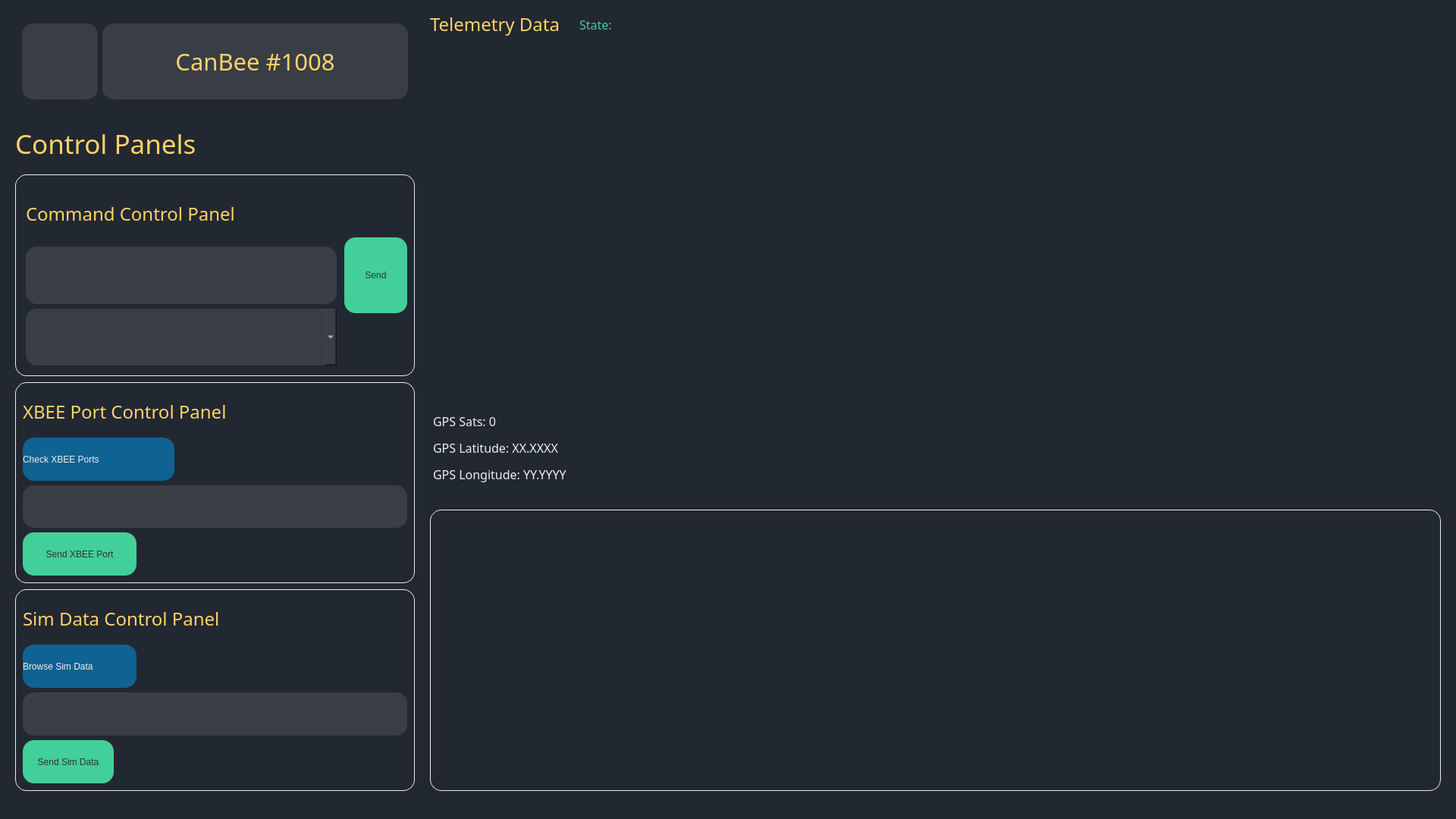
<?xml version="1.0" encoding="UTF-8"?>
<ui version="4.0">
 <class>MainWindow</class>
 <widget class="QMainWindow" name="MainWindow">
  <property name="geometry">
   <rect>
    <x>0</x>
    <y>0</y>
    <width>1920</width>
    <height>1080</height>
   </rect>
  </property>
  <property name="windowTitle">
   <string>MainWindow</string>
  </property>
  <property name="styleSheet">
   <string notr="true">background-color: rgb(34, 40, 49);</string>
  </property>
  <widget class="QWidget" name="centralwidget">
   <property name="styleSheet">
    <string notr="true">QPushButton {
	background-color: rgb(57, 62, 70);
	color: rgb(238, 238, 238);
	border-radius: 15px;
	font: 75 12pt &quot;Chakra Petch Medium&quot;;
}

PlotWidget {
	background-color: rgb(57, 62, 70);
	color: rgb(238, 238, 238);
	border-radius: 15px;
	font: 75 12pt &quot;Chakra Petch Medium&quot;;
}

QLabel, QCheckBox {
	background-color: rgb(57, 62, 70);
	color: rgb(238, 238, 238);
	border-radius: 15px;
	font: 75 &quot;Chakra Petch Medium&quot;;
}

QFrame#command_control_panel, QFrame#XBEE_port_control_panel, QFrame#sim_data_control_panel  {
	border: 1px solid rgb(238, 238, 238);
}


*{
	color: rgb(238, 238, 238);
	border-radius: 15px;
	font: 75 &quot;Chakra Petch Medium&quot;;
}</string>
   </property>
   <layout class="QHBoxLayout" name="horizontalLayout_2" stretch="2,5">
    <property name="spacing">
     <number>10</number>
    </property>
    <property name="leftMargin">
     <number>15</number>
    </property>
    <property name="topMargin">
     <number>15</number>
    </property>
    <property name="rightMargin">
     <number>15</number>
    </property>
    <property name="bottomMargin">
     <number>15</number>
    </property>
    <item>
     <layout class="QVBoxLayout" name="left_side_layout" stretch="2,1,4,4,4">
      <property name="spacing">
       <number>8</number>
      </property>
      <property name="leftMargin">
       <number>5</number>
      </property>
      <property name="topMargin">
       <number>0</number>
      </property>
      <property name="rightMargin">
       <number>5</number>
      </property>
      <property name="bottomMargin">
       <number>0</number>
      </property>
      <item>
       <widget class="QFrame" name="TeamHeader">
        <property name="frameShape">
         <enum>QFrame::StyledPanel</enum>
        </property>
        <property name="frameShadow">
         <enum>QFrame::Raised</enum>
        </property>
        <layout class="QHBoxLayout" name="horizontalLayout">
         <item>
          <widget class="QLabel" name="team_logo">
           <property name="maximumSize">
            <size>
             <width>100</width>
             <height>100</height>
            </size>
           </property>
           <property name="font">
            <font>
             <pointsize>15</pointsize>
             <weight>9</weight>
             <italic>false</italic>
             <bold>false</bold>
            </font>
           </property>
           <property name="styleSheet">
            <string notr="true"/>
           </property>
           <property name="text">
            <string/>
           </property>
           <property name="alignment">
            <set>Qt::AlignCenter</set>
           </property>
          </widget>
         </item>
         <item>
          <widget class="QLabel" name="label_8">
           <property name="maximumSize">
            <size>
             <width>16777215</width>
             <height>100</height>
            </size>
           </property>
           <property name="font">
            <font>
             <family>Chakra Petch Medium</family>
             <pointsize>23</pointsize>
             <weight>9</weight>
             <italic>false</italic>
             <bold>false</bold>
            </font>
           </property>
           <property name="styleSheet">
            <string notr="true">color: rgb(255, 211, 105)</string>
           </property>
           <property name="text">
            <string>CanBee #1008</string>
           </property>
           <property name="alignment">
            <set>Qt::AlignCenter</set>
           </property>
          </widget>
         </item>
        </layout>
       </widget>
      </item>
      <item>
       <widget class="QLabel" name="label_7">
        <property name="font">
         <font>
          <family>Chakra Petch Medium</family>
          <pointsize>26</pointsize>
          <weight>9</weight>
          <italic>false</italic>
          <bold>false</bold>
         </font>
        </property>
        <property name="styleSheet">
         <string notr="true">background: none; color: rgb(255, 211, 105)</string>
        </property>
        <property name="text">
         <string>Control Panels</string>
        </property>
       </widget>
      </item>
      <item>
       <widget class="QFrame" name="command_control_panel">
        <property name="styleSheet">
         <string notr="true"/>
        </property>
        <property name="frameShape">
         <enum>QFrame::StyledPanel</enum>
        </property>
        <property name="frameShadow">
         <enum>QFrame::Raised</enum>
        </property>
        <layout class="QHBoxLayout" name="horizontalLayout_3" stretch="5,1">
         <item>
          <layout class="QVBoxLayout" name="verticalLayout" stretch="0,0,0">
           <property name="leftMargin">
            <number>4</number>
           </property>
           <property name="topMargin">
            <number>4</number>
           </property>
           <property name="rightMargin">
            <number>4</number>
           </property>
           <property name="bottomMargin">
            <number>4</number>
           </property>
           <item>
            <widget class="QLabel" name="label_2">
             <property name="font">
              <font>
               <family>Chakra Petch Medium</family>
               <pointsize>18</pointsize>
               <weight>9</weight>
               <italic>false</italic>
               <bold>false</bold>
              </font>
             </property>
             <property name="styleSheet">
              <string notr="true">background: none;
color: rgb(255, 211, 105);</string>
             </property>
             <property name="text">
              <string>Command Control Panel</string>
             </property>
            </widget>
           </item>
           <item>
            <widget class="QLineEdit" name="command_line">
             <property name="sizePolicy">
              <sizepolicy hsizetype="Minimum" vsizetype="Minimum">
               <horstretch>0</horstretch>
               <verstretch>0</verstretch>
              </sizepolicy>
             </property>
             <property name="font">
              <font>
               <family>Chakra Petch Medium</family>
               <pointsize>12</pointsize>
               <weight>9</weight>
               <italic>false</italic>
               <bold>false</bold>
              </font>
             </property>
             <property name="styleSheet">
              <string notr="true">	background-color: rgb(57, 62, 70);</string>
             </property>
            </widget>
           </item>
           <item>
            <widget class="QComboBox" name="comboBox">
             <property name="sizePolicy">
              <sizepolicy hsizetype="Minimum" vsizetype="Minimum">
               <horstretch>0</horstretch>
               <verstretch>0</verstretch>
              </sizepolicy>
             </property>
             <property name="font">
              <font>
               <family>Chakra Petch Medium</family>
               <pointsize>12</pointsize>
               <weight>9</weight>
               <italic>false</italic>
               <bold>false</bold>
              </font>
             </property>
             <property name="styleSheet">
              <string notr="true">	background-color: rgb(57, 62, 70);</string>
             </property>
            </widget>
           </item>
          </layout>
         </item>
         <item>
          <widget class="QPushButton" name="pushButton">
           <property name="sizePolicy">
            <sizepolicy hsizetype="Minimum" vsizetype="Minimum">
             <horstretch>0</horstretch>
             <verstretch>0</verstretch>
            </sizepolicy>
           </property>
           <property name="maximumSize">
            <size>
             <width>16777215</width>
             <height>100</height>
            </size>
           </property>
           <property name="baseSize">
            <size>
             <width>0</width>
             <height>50</height>
            </size>
           </property>
           <property name="styleSheet">
            <string notr="true">text-align: center;
background-color: rgb(67, 207, 153);
color: rgb(44, 51, 51)
</string>
           </property>
           <property name="text">
            <string>Send</string>
           </property>
          </widget>
         </item>
        </layout>
       </widget>
      </item>
      <item>
       <widget class="QFrame" name="XBEE_port_control_panel">
        <property name="frameShape">
         <enum>QFrame::StyledPanel</enum>
        </property>
        <property name="frameShadow">
         <enum>QFrame::Raised</enum>
        </property>
        <layout class="QVBoxLayout" name="verticalLayout_2">
         <item>
          <widget class="QLabel" name="label_3">
           <property name="font">
            <font>
             <family>Chakra Petch Medium</family>
             <pointsize>18</pointsize>
             <weight>9</weight>
             <italic>false</italic>
             <bold>false</bold>
            </font>
           </property>
           <property name="styleSheet">
            <string notr="true">background: none;
color: rgb(255, 211, 105);</string>
           </property>
           <property name="text">
            <string>XBEE Port Control Panel</string>
           </property>
          </widget>
         </item>
         <item>
          <widget class="QPushButton" name="pushButton_2">
           <property name="sizePolicy">
            <sizepolicy hsizetype="Fixed" vsizetype="Minimum">
             <horstretch>0</horstretch>
             <verstretch>0</verstretch>
            </sizepolicy>
           </property>
           <property name="maximumSize">
            <size>
             <width>200</width>
             <height>16777215</height>
            </size>
           </property>
           <property name="styleSheet">
            <string notr="true">text-align: left;
background-color: rgb(15, 98, 146);</string>
           </property>
           <property name="text">
            <string>Check XBEE Ports</string>
           </property>
          </widget>
         </item>
         <item>
          <widget class="QLabel" name="label_5">
           <property name="font">
            <font>
             <family>Chakra Petch Medium</family>
             <pointsize>12</pointsize>
             <weight>9</weight>
             <italic>false</italic>
             <bold>false</bold>
            </font>
           </property>
           <property name="text">
            <string>&lt;port returns here&gt;</string>
           </property>
          </widget>
         </item>
         <item>
          <widget class="QPushButton" name="pushButton_3">
           <property name="sizePolicy">
            <sizepolicy hsizetype="Fixed" vsizetype="Minimum">
             <horstretch>0</horstretch>
             <verstretch>0</verstretch>
            </sizepolicy>
           </property>
           <property name="maximumSize">
            <size>
             <width>150</width>
             <height>16777215</height>
            </size>
           </property>
           <property name="styleSheet">
            <string notr="true">text-align: center;
background-color: rgb(67, 207, 153);
color: rgb(44, 51, 51)
</string>
           </property>
           <property name="text">
            <string>Send XBEE Port</string>
           </property>
          </widget>
         </item>
        </layout>
       </widget>
      </item>
      <item>
       <widget class="QFrame" name="sim_data_control_panel">
        <property name="frameShape">
         <enum>QFrame::StyledPanel</enum>
        </property>
        <property name="frameShadow">
         <enum>QFrame::Raised</enum>
        </property>
        <layout class="QVBoxLayout" name="verticalLayout_6">
         <item>
          <widget class="QLabel" name="label_4">
           <property name="font">
            <font>
             <family>Chakra Petch Medium</family>
             <pointsize>18</pointsize>
             <weight>9</weight>
             <italic>false</italic>
             <bold>false</bold>
            </font>
           </property>
           <property name="styleSheet">
            <string notr="true">background: none;
color: rgb(255, 211, 105)</string>
           </property>
           <property name="text">
            <string>Sim Data Control Panel</string>
           </property>
          </widget>
         </item>
         <item>
          <widget class="QPushButton" name="pushButton_4">
           <property name="sizePolicy">
            <sizepolicy hsizetype="Fixed" vsizetype="Minimum">
             <horstretch>0</horstretch>
             <verstretch>0</verstretch>
            </sizepolicy>
           </property>
           <property name="maximumSize">
            <size>
             <width>150</width>
             <height>16777215</height>
            </size>
           </property>
           <property name="styleSheet">
            <string notr="true">text-align: left;
background-color: rgb(15, 98, 146);</string>
           </property>
           <property name="text">
            <string>Browse Sim Data</string>
           </property>
          </widget>
         </item>
         <item>
          <widget class="QLabel" name="label_6">
           <property name="font">
            <font>
             <family>Chakra Petch Medium</family>
             <pointsize>12</pointsize>
             <weight>9</weight>
             <italic>false</italic>
             <bold>false</bold>
            </font>
           </property>
           <property name="text">
            <string>&lt;sim data returns here&gt;</string>
           </property>
          </widget>
         </item>
         <item>
          <widget class="QPushButton" name="pushButton_5">
           <property name="sizePolicy">
            <sizepolicy hsizetype="Fixed" vsizetype="Minimum">
             <horstretch>0</horstretch>
             <verstretch>0</verstretch>
            </sizepolicy>
           </property>
           <property name="maximumSize">
            <size>
             <width>120</width>
             <height>16777215</height>
            </size>
           </property>
           <property name="styleSheet">
            <string notr="true">text-align: center;
background-color: rgb(67, 207, 153);
color: rgb(44, 51, 51)
</string>
           </property>
           <property name="text">
            <string>Send Sim Data</string>
           </property>
          </widget>
         </item>
        </layout>
       </widget>
      </item>
     </layout>
    </item>
    <item>
     <layout class="QVBoxLayout" name="right_side_layout" stretch="0,5,3">
      <property name="spacing">
       <number>2</number>
      </property>
      <property name="leftMargin">
       <number>5</number>
      </property>
      <property name="topMargin">
       <number>0</number>
      </property>
      <property name="rightMargin">
       <number>5</number>
      </property>
      <property name="bottomMargin">
       <number>0</number>
      </property>
      <item>
       <layout class="QHBoxLayout" name="telemetry_state">
        <property name="spacing">
         <number>26</number>
        </property>
        <property name="leftMargin">
         <number>0</number>
        </property>
        <property name="topMargin">
         <number>0</number>
        </property>
        <property name="rightMargin">
         <number>0</number>
        </property>
        <property name="bottomMargin">
         <number>0</number>
        </property>
        <item>
         <widget class="QLabel" name="label">
          <property name="sizePolicy">
           <sizepolicy hsizetype="Fixed" vsizetype="Preferred">
            <horstretch>0</horstretch>
            <verstretch>0</verstretch>
           </sizepolicy>
          </property>
          <property name="font">
           <font>
            <family>Chakra Petch Medium</family>
            <pointsize>18</pointsize>
            <weight>9</weight>
            <italic>false</italic>
            <bold>false</bold>
           </font>
          </property>
          <property name="styleSheet">
           <string notr="true">background: none; color: rgb(255, 211, 105)</string>
          </property>
          <property name="text">
           <string>Telemetry Data</string>
          </property>
         </widget>
        </item>
        <item>
         <widget class="QLabel" name="label_9">
          <property name="font">
           <font>
            <family>Chakra Petch Medium</family>
            <pointsize>12</pointsize>
            <weight>9</weight>
            <italic>false</italic>
            <bold>false</bold>
           </font>
          </property>
          <property name="styleSheet">
           <string notr="true">background: none; color:rgb(67, 207, 153);</string>
          </property>
          <property name="text">
           <string>State:</string>
          </property>
         </widget>
        </item>
       </layout>
      </item>
      <item>
       <layout class="QHBoxLayout" name="graph_layout">
        <property name="spacing">
         <number>5</number>
        </property>
        <item>
         <layout class="QVBoxLayout" name="verticalLayout_4" stretch="3,3,2">
          <property name="leftMargin">
           <number>4</number>
          </property>
          <property name="topMargin">
           <number>4</number>
          </property>
          <property name="rightMargin">
           <number>4</number>
          </property>
          <property name="bottomMargin">
           <number>4</number>
          </property>
          <item>
           <widget class="PlotWidget" name="widget_PRESSURE" native="true"/>
          </item>
          <item>
           <widget class="PlotWidget" name="widget_TEMPERATURE" native="true"/>
          </item>
          <item>
           <widget class="QLabel" name="label_GPS_SATS">
            <property name="font">
             <font>
              <family>Chakra Petch Medium</family>
              <pointsize>12</pointsize>
              <weight>9</weight>
              <italic>false</italic>
              <bold>false</bold>
             </font>
            </property>
            <property name="styleSheet">
             <string notr="true">background-color: rgb(34, 40, 49);</string>
            </property>
            <property name="text">
             <string>&lt;html&gt;&lt;head/&gt;&lt;body&gt;&lt;p&gt;GPS Sats: 0&lt;/p&gt;&lt;p&gt;GPS Latitude: XX.XXXX&lt;/p&gt;&lt;p&gt;GPS Longitude: YY.YYYY&lt;/p&gt;&lt;/body&gt;&lt;/html&gt;</string>
            </property>
           </widget>
          </item>
         </layout>
        </item>
        <item>
         <layout class="QVBoxLayout" name="verticalLayout_5">
          <property name="leftMargin">
           <number>4</number>
          </property>
          <property name="topMargin">
           <number>4</number>
          </property>
          <property name="rightMargin">
           <number>4</number>
          </property>
          <property name="bottomMargin">
           <number>4</number>
          </property>
          <item>
           <widget class="PlotWidget" name="widget_ALTITUDE" native="true"/>
          </item>
          <item>
           <widget class="PlotWidget" name="widget_GPS_ALTITUDE" native="true"/>
          </item>
         </layout>
        </item>
        <item>
         <layout class="QVBoxLayout" name="verticalLayout_3">
          <property name="leftMargin">
           <number>4</number>
          </property>
          <property name="topMargin">
           <number>4</number>
          </property>
          <property name="rightMargin">
           <number>4</number>
          </property>
          <property name="bottomMargin">
           <number>4</number>
          </property>
          <item>
           <widget class="PlotWidget" name="widget_VOLTAGE" native="true"/>
          </item>
          <item>
           <widget class="PlotWidget" name="widget_TILT_X" native="true"/>
          </item>
          <item>
           <widget class="PlotWidget" name="widget_TILT_Y" native="true"/>
          </item>
         </layout>
        </item>
       </layout>
      </item>
      <item>
       <widget class="QTextEdit" name="textEdit">
        <property name="styleSheet">
         <string notr="true">border: 1px solid rgb(238, 238, 238)</string>
        </property>
       </widget>
      </item>
     </layout>
    </item>
   </layout>
  </widget>
  <widget class="QStatusBar" name="statusbar"/>
 </widget>
 <customwidgets>
  <customwidget>
   <class>PlotWidget</class>
   <extends>QWidget</extends>
   <header>pyqtgraph</header>
   <container>1</container>
  </customwidget>
 </customwidgets>
 <resources/>
 <connections/>
</ui>
